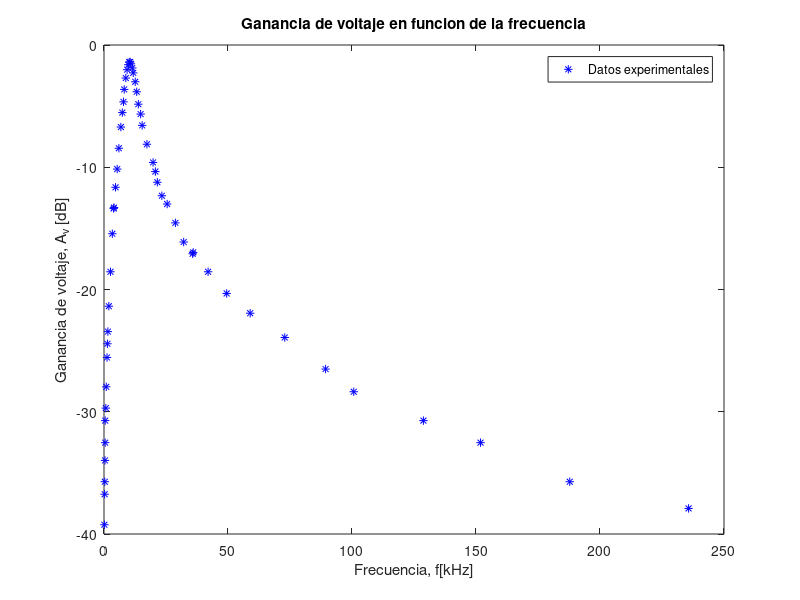
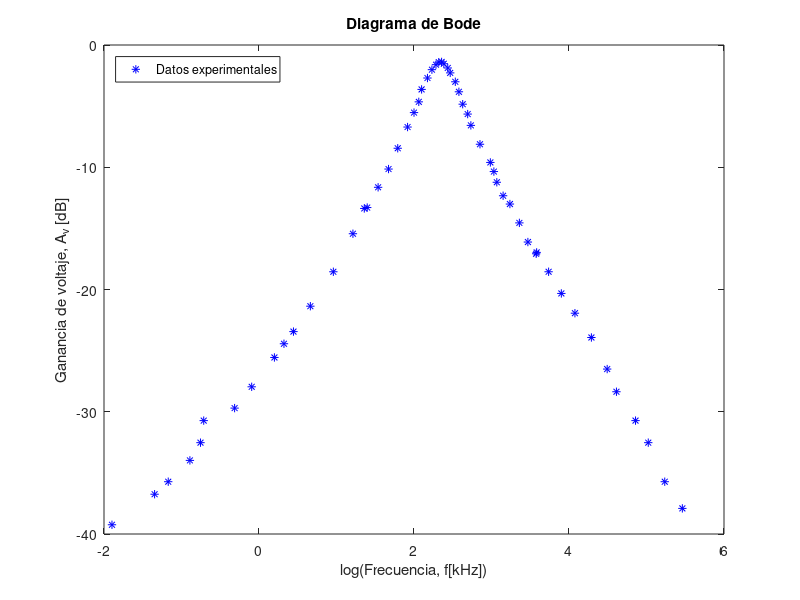

Here is the MATLAB script that generated these plots, in order:
clear all; close all;
format long
vi = 5.5;
x = [0.15 0.26 0.31 0.41 0.47 0.49 0.73 0.91 1.22 1.38 1.56 1.94 2.61 3.36 3.89 4.04 4.65 5.32 5.99 6.80 7.39 7.86 8.15 8.79 9.81 9.31 10.17 10.55 10.86 11.42 11.79 12.59 13.19 13.85 14.77 15.39 17.31 19.79 20.71 21.51 23.33 25.47 28.78 35.74 32.12 35.97 41.97 49.46 58.94 72.89 89.35 100.71 128.80 151.82 187.80 235.71];
y = [0.06 0.08 0.09 0.11 0.13 0.16 0.18 0.22 0.29 0.33 0.37 0.47 0.65 0.93 1.18 1.19 1.44 1.71 2.08 2.54 2.91 3.22 3.62 4.03 4.57 4.36 4.68 4.69 4.61 4.43 4.23 3.89 3.54 3.15 2.87 2.58 2.16 1.82 1.67 1.51 1.33 1.23 1.03 0.77 0.86 0.78 0.65 0.53 0.44 0.35 0.26 0.21 0.16 0.13 0.09 0.07];
y = 20*log10(y/vi); 
figure(1); clf;
plot (x,y,'b*')
legend('Datos experimentales') 
xlabel('Frecuencia, f[kHz]');ylabel('Ganancia de voltaje, A_{v} [dB]');
title('Ganancia de voltaje en funcion de la frecuencia')
print -djpeg -r100 grafica_ganancia2.jpg
x = log(x);
size(x)
size(y)
N = size(x)(2)

sxy = sum(x.*y);
sxx = sum(x.*x);
syy = sum(y.*y);
sx = sum(x);
sy = sum(y);
a = (((N)*(sxy))-((sx)*(sy)))/(((N)*(sxx))-((sx)*(sx)))
b = (((sxx)*(sy))-((sx)*(sxy)))/(((N)*(sxx))-((sx)*(sx)))
e = (y-((a*x)+b)).^2;
sei = sum(e);
incertidumbrea=sqrt((sei)/(N-2))*sqrt((N)/(((N)*(sxx))-((sx)*(sx))))
incertidumbreb=sqrt((sei)/(N-2))*sqrt((sxx)/(((N)*(sxx))-((sx)*(sx))))
r = (((N)*(sxy))-((sx)*(sy)))/(sqrt(((N)*(sxx))-((sx)*(sx)))*sqrt(((N)*(syy))-((sy)*(sy))))

%%%%%%%%%%%%%%%%%%%%%%%%%%%%%%%%%%%%%%%%%%%%%%%

figure(2); clf;
plot(x,y,'b*')
legend('Datos experimentales','Location','northwest') 
xlabel('log(Frecuencia, f[kHz])');ylabel('Ganancia de voltaje, A_{v} [dB]');
title('Diagrama de Bode')
%text (75, 19, strcat ('\fontsize{15}\leftarrow V_{f} = (0.2874\pm0.0027) I_{f} -(0.91\pm0.20)'));
print -djpeg -r100 grafica_bode2.jpg
